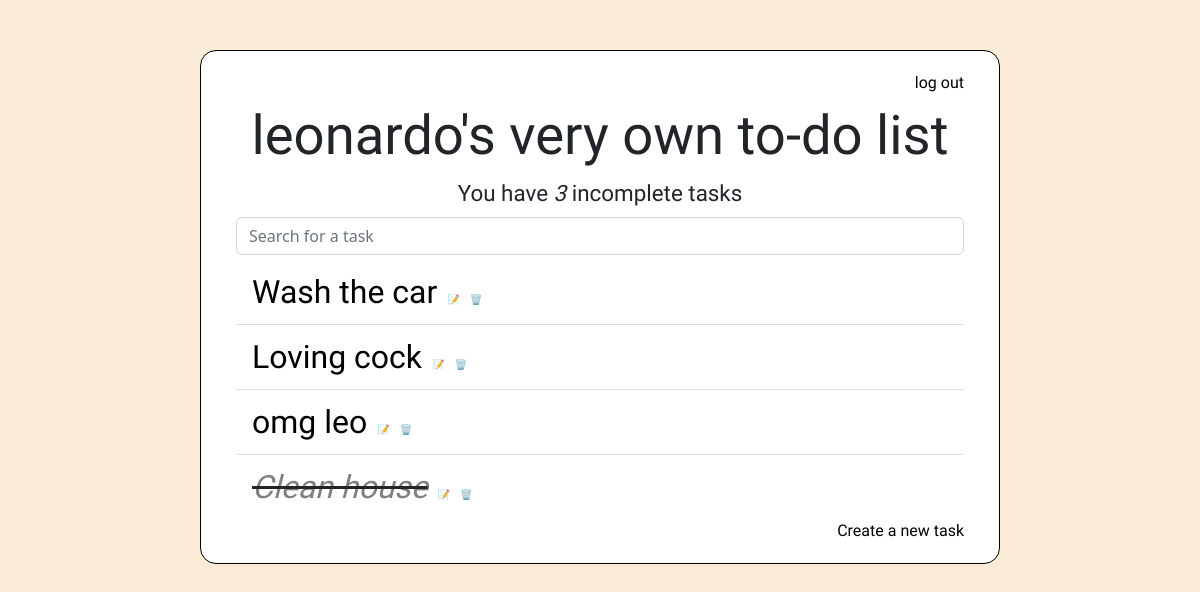
Before: / (signed in) with the older database file.
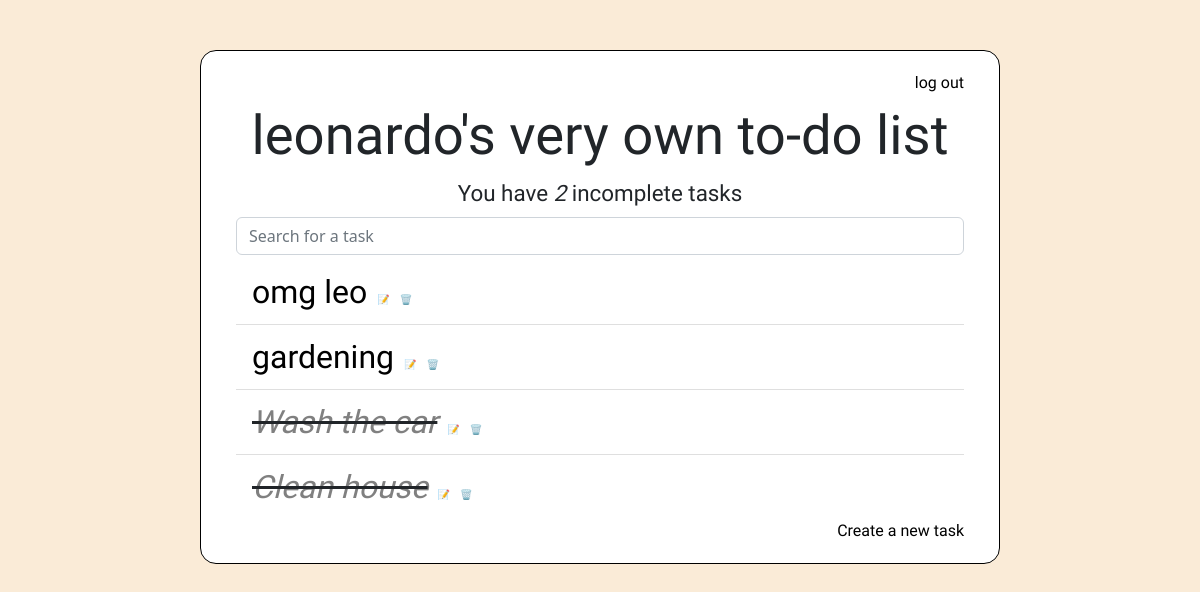
After: the same page with the newer database file.
### base/models.py (models this page shows, shortened)
class Task(models.Model):
    user = models.ForeignKey(
        User, on_delete=models.CASCADE, null=True, blank=True)
    title = models.CharField(max_length=200, null=True, blank=True)
    description = models.TextField(null=True, blank=True)
    complete = models.BooleanField(default=False)
    create = models.DateTimeField(auto_now_add=True)
    class Meta:
        ordering = ['complete']

### base/views.py (the view)
class TaskList(LoginRequiredMixin, ListView):
    model = Task
    context_object_name = 'tasks'  # otherwise the ListView auto uses 'object_list'
    def get_context_data(self, **kwargs):
        context = super().get_context_data(**kwargs)
        context['tasks'] = context['tasks'].filter(user=self.request.user)
        context['count'] = context['tasks'].filter(complete=False).count()
        search_input = self.request.GET.get('search-area') or ''
        if search_input:
            context['tasks'] = context['tasks'].filter(
                title__icontains=search_input)
        context['search-input'] = search_input
        return context

### base/templates/base/task_list.html (shortened to what this page needs)
{% extends 'base/base.html' %}
{% block content %}
<section class="notebook">
    <div class="header-bar">
        <h3>You have <i>{{count}}</i> incomplete task{{ count|pluralize:"s"}}</h3>
        <form method="GET">
            <input type="text" name="search-area" value="{{search_input}}" placeholder="Search for a task"
                class="form-control" aria-label="Sizing example input" aria-describedby="inputGroup-sizing-lg">
        </form>
    </div>
    <div class="to-do-list">
        <ul class="list-group list-group-flush">
            {% for task in tasks %}
            <li class="list-group-item">
                {% if task.complete %}
                <i><s><a href="{% url 'task-update' task.id%}" style="color: gray;">{{task.title}}</a></s></i><a
                    href="{% url 'task-update' task.id%}"
                    style="font-size: 10px; text-decoration: none;  padding-left: 10px;">📝</a>
                </a><a href="{% url 'task-delete' task.id%}"
                    style="font-size: 10px; text-decoration: none; padding-left: 2px;">🗑️</a>
                {% else %}
                <a href="{% url 'task-update' task.id%}">{{task.title}}</a><a href="{% url 'task-update' task.id%}"
                    style="font-size: 10px; text-decoration: none; padding-left: 10px;">📝</a>
                </a><a href="{% url 'task-delete' task.id%}"
                    style="font-size: 10px; text-decoration: none; padding-left: 2px;">🗑️</a>
            </li>
            {% endif %}
            {% empty %}
            <h3>No items in list</h3>
            {% endfor %}
        </ul>
    </div>
    <div class="task-creation">
        <a href="{% url 'task-create' %}">Create a new task</a>
    </div>
</section>
</div>
{% endblock %}

Changed rows visible on the page:
removed Task: title "Loving cock"
shown differently, row unchanged: Task "omg leo": moves up the list
added Task: title "gardening"
changed Task "Wash the car": complete False → True (drawn)
Other visible differences:
{{ count }}: "3" → "2"
